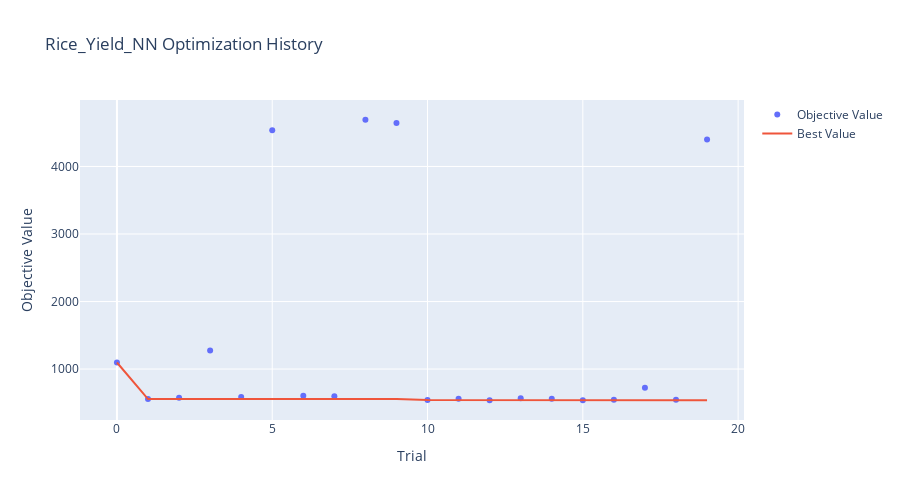
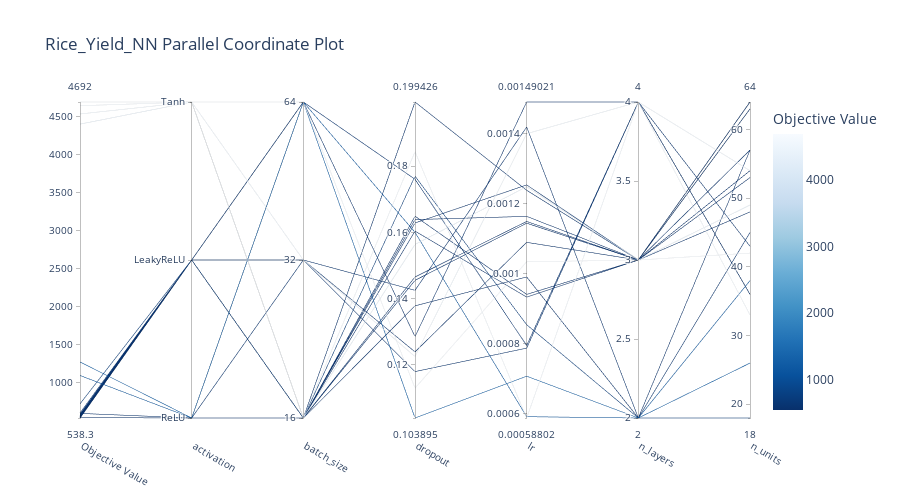
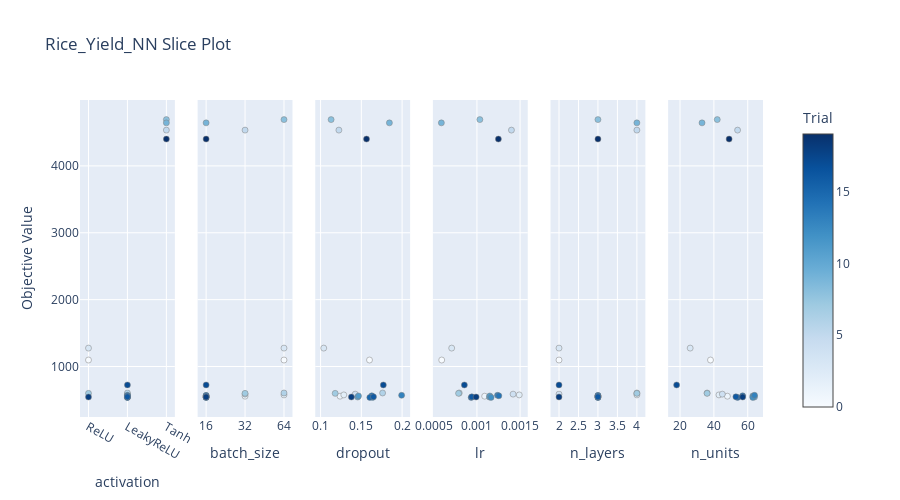
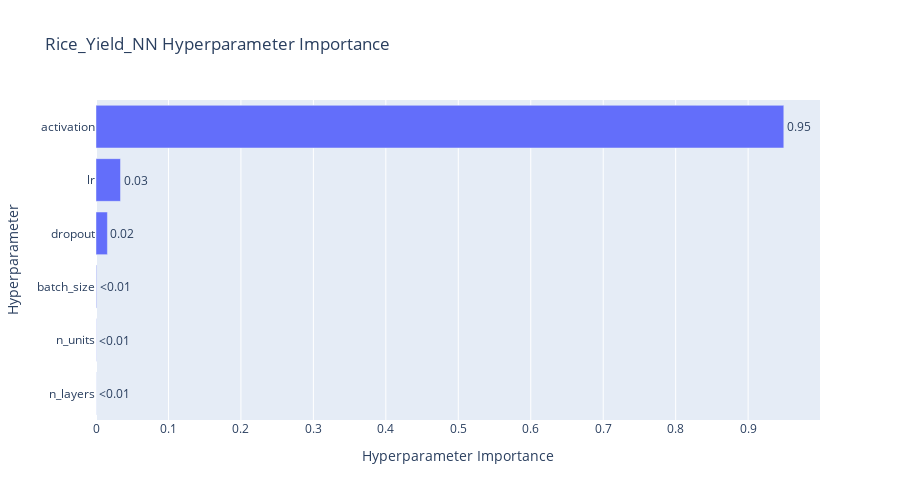

Notebook code cell kept with these figures, in order:
### Markdown cell above
### 6. Visualizing Optimization
We generate charts to understand the tuning process. These visual tools show us which specific settings had the biggest impact on reducing the model's error.

### Code cell
# --- OPTUNA VISUALIZATIONS ---
name = f"{CHOSEN_CROP.capitalize()}_Yield_NN"

# 1. Optimization History
fig = plot_optimization_history(study)
fig.update_layout(title=f'{name} Optimization History', width=900, height=500)
fig.show()

# 2. Parallel Coordinate (Hyperparameter Relationships)
fig = plot_parallel_coordinate(study)
fig.update_layout(title=f'{name} Parallel Coordinate Plot', width=900, height=500)
fig.show()

# 3. Slice Plot (Individual Parameter impact)
fig = plot_slice(study)
fig.update_layout(title=f'{name} Slice Plot', width=900, height=500)
fig.show()

# 4. Parameter Importance
try:
    fig = plot_param_importances(study)
    fig.update_layout(title=f'{name} Hyperparameter Importance', width=900, height=500)
    fig.show()
except (ValueError, RuntimeError) as e:
    print(f'Could not plot parameter importance: {e}')

### Figure 1 — Plotly figure (JSON) as saved in the notebook; plotly's stock layout.template omitted (floating-point values rounded to 4 significant figures)
{"data": [{"mode": "markers", "name": "Objective Value", "type": "scatter", "x": [0, 1, 2, 3, 4, 5, 6, 7, 8, 9, 10, 11, 12, 13, 14, 15, 16, 17, 18, 19], "y": [1097.0, 556.4, 575.7, 1275.0, 587.1, 4535.0, 604.2, 598.6, 4692.0, 4643.0, 543.6, 560.1, 538.7, 569.6, 561.9, 538.3, 546.4, 724.3, 544.1, 4401.0]}, {"mode": "lines", "name": "Best Value", "type": "scatter", "x": [0, 1, 2, 3, 4, 5, 6, 7, 8, 9, 10, 11, 12, 13, 14, 15, 16, 17, 18, 19], "y": [1097.0, 556.4, 556.4, 556.4, 556.4, 556.4, 556.4, 556.4, 556.4, 556.4, 543.6, 543.6, 538.7, 538.7, 538.7, 538.3, 538.3, 538.3, 538.3, 538.3]}, {"marker": {"color": "#cccccc"}, "mode": "markers", "name": "Infeasible Trial", "showlegend": false, "type": "scatter", "x": [], "y": []}], "layout": {"height": 500, "title": {"text": "Rice_Yield_NN Optimization History"}, "width": 900, "xaxis": {"title": {"text": "Trial"}}, "yaxis": {"title": {"text": "Objective Value"}}}}

### Figure 2 — Plotly figure (JSON) as saved in the notebook; plotly's stock layout.template omitted (floating-point values rounded to 4 significant figures)
{"data": [{"dimensions": [{"label": "Objective Value", "range": [538.3, 4692.0], "values": [4643.0, 543.6, 560.1, 538.7, 569.6, 561.9, 538.3, 546.4, 724.3, 544.1, 4401.0, 556.4, 587.1, 4535.0, 598.6, 1097.0, 575.7, 1275.0, 604.2, 4692.0]}, {"label": "activation", "range": [0, 2], "ticktext": ["ReLU", "LeakyReLU", "Tanh"], "tickvals": [0, 1, 2], "values": [2, 1, 1, 1, 1, 1, 1, 1, 1, 0, 2, 1, 1, 2, 0, 0, 1, 0, 1, 2]}, {"label": "batch_size", "range": [0, 2], "ticktext": ["16", "32", "64"], "tickvals": [0, 1, 2], "values": [0, 0, 0, 0, 0, 0, 0, 0, 0, 0, 0, 1, 1, 1, 1, 2, 2, 2, 2, 2]}, {"label": "dropout", "range": [0.1039, 0.1994], "values": [0.1844, 0.1455, 0.1465, 0.1639, 0.1994, 0.1629, 0.1604, 0.1649, 0.177, 0.1378, 0.1564, 0.1239, 0.1425, 0.1225, 0.1179, 0.16, 0.1285, 0.1039, 0.1761, 0.1129]}, {"label": "lr", "range": [0.000588, 0.00149], "values": [0.000588, 0.001144, 0.001149, 0.001164, 0.001238, 0.001253, 0.0009333, 0.0009409, 0.0008545, 0.0009907, 0.001248, 0.001089, 0.001419, 0.0014, 0.0007875, 0.0005918, 0.00149, 0.0007074, 0.000795, 0.001034]}, {"label": "n_layers", "range": [2, 4], "values": [4, 3, 3, 3, 3, 3, 3, 3, 2, 2, 3, 3, 2, 4, 4, 2, 4, 2, 4, 3]}, {"label": "n_units", "range": [18, 64], "values": [33, 64, 63, 63, 64, 57, 54, 53, 18, 57, 49, 48, 45, 54, 36, 38, 43, 26, 36, 42]}], "labelangle": 30, "labelside": "bottom", "line": {"color": [4643.0, 543.6, 560.1, 538.7, 569.6, 561.9, 538.3, 546.4, 724.3, 544.1, 4401.0, 556.4, 587.1, 4535.0, 598.6, 1097.0, 575.7, 1275.0, 604.2, 4692.0], "colorbar": {"title": {"text": "Objective Value"}}, "colorscale": [[0, "rgb(247,251,255)"], [0.125, "rgb(222,235,247)"], [0.25, "rgb(198,219,239)"], [0.375, "rgb(158,202,225)"], [0.5, "rgb(107,174,214)"], [0.625, "rgb(66,146,198)"], [0.75, "rgb(33,113,181)"], [0.875, "rgb(8,81,156)"], [1, "rgb(8,48,107)"]], "reversescale": true, "showscale": true}, "type": "parcoords"}], "layout": {"height": 500, "title": {"text": "Rice_Yield_NN Parallel Coordinate Plot"}, "width": 900}}

### Figure 3 — Plotly figure (JSON) as saved in the notebook; plotly's stock layout.template omitted (floating-point values rounded to 4 significant figures)
{"data": [{"marker": {"color": [0, 1, 2, 3, 4, 5, 6, 7, 8, 9, 10, 11, 12, 13, 14, 15, 16, 17, 18, 19], "colorbar": {"title": {"text": "Trial"}, "x": 1, "xpad": 40}, "colorscale": [[0, "rgb(247,251,255)"], [0.125, "rgb(222,235,247)"], [0.25, "rgb(198,219,239)"], [0.375, "rgb(158,202,225)"], [0.5, "rgb(107,174,214)"], [0.625, "rgb(66,146,198)"], [0.75, "rgb(33,113,181)"], [0.875, "rgb(8,81,156)"], [1, "rgb(8,48,107)"]], "line": {"color": "Grey", "width": 0.5}, "showscale": true}, "mode": "markers", "name": "Feasible Trial", "showlegend": false, "type": "scatter", "x": ["ReLU", "LeakyReLU", "LeakyReLU", "ReLU", "LeakyReLU", "Tanh", "LeakyReLU", "ReLU", "Tanh", "Tanh", "LeakyReLU", "LeakyReLU", "LeakyReLU", "LeakyReLU", "LeakyReLU", "LeakyReLU", "LeakyReLU", "LeakyReLU", "ReLU", "Tanh"], "xaxis": "x", "y": [1097.0, 556.4, 575.7, 1275.0, 587.1, 4535.0, 604.2, 598.6, 4692.0, 4643.0, 543.6, 560.1, 538.7, 569.6, 561.9, 538.3, 546.4, 724.3, 544.1, 4401.0], "yaxis": "y"}, {"marker": {"color": [0, 1, 2, 3, 4, 5, 6, 7, 8, 9, 10, 11, 12, 13, 14, 15, 16, 17, 18, 19], "colorbar": {"title": {"text": "Trial"}, "x": 1, "xpad": 40}, "colorscale": [[0, "rgb(247,251,255)"], [0.125, "rgb(222,235,247)"], [0.25, "rgb(198,219,239)"], [0.375, "rgb(158,202,225)"], [0.5, "rgb(107,174,214)"], [0.625, "rgb(66,146,198)"], [0.75, "rgb(33,113,181)"], [0.875, "rgb(8,81,156)"], [1, "rgb(8,48,107)"]], "line": {"color": "Grey", "width": 0.5}, "showscale": false}, "mode": "markers", "name": "Feasible Trial", "showlegend": false, "type": "scatter", "x": [64, 32, 64, 64, 32, 32, 64, 32, 64, 16, 16, 16, 16, 16, 16, 16, 16, 16, 16, 16], "xaxis": "x2", "y": [1097.0, 556.4, 575.7, 1275.0, 587.1, 4535.0, 604.2, 598.6, 4692.0, 4643.0, 543.6, 560.1, 538.7, 569.6, 561.9, 538.3, 546.4, 724.3, 544.1, 4401.0], "yaxis": "y2"}, {"marker": {"color": [0, 1, 2, 3, 4, 5, 6, 7, 8, 9, 10, 11, 12, 13, 14, 15, 16, 17, 18, 19], "colorbar": {"title": {"text": "Trial"}, "x": 1, "xpad": 40}, "colorscale": [[0, "rgb(247,251,255)"], [0.125, "rgb(222,235,247)"], [0.25, "rgb(198,219,239)"], [0.375, "rgb(158,202,225)"], [0.5, "rgb(107,174,214)"], [0.625, "rgb(66,146,198)"], [0.75, "rgb(33,113,181)"], [0.875, "rgb(8,81,156)"], [1, "rgb(8,48,107)"]], "line": {"color": "Grey", "width": 0.5}, "showscale": false}, "mode": "markers", "name": "Feasible Trial", "showlegend": false, "type": "scatter", "x": [0.16, 0.1239, 0.1285, 0.1039, 0.1425, 0.1225, 0.1761, 0.1179, 0.1129, 0.1844, 0.1455, 0.1465, 0.1639, 0.1994, 0.1629, 0.1604, 0.1649, 0.177, 0.1378, 0.1564], "xaxis": "x3", "y": [1097.0, 556.4, 575.7, 1275.0, 587.1, 4535.0, 604.2, 598.6, 4692.0, 4643.0, 543.6, 560.1, 538.7, 569.6, 561.9, 538.3, 546.4, 724.3, 544.1, 4401.0], "yaxis": "y3"}, {"marker": {"color": [0, 1, 2, 3, 4, 5, 6, 7, 8, 9, 10, 11, 12, 13, 14, 15, 16, 17, 18, 19], "colorbar": {"title": {"text": "Trial"}, "x": 1, "xpad": 40}, "colorscale": [[0, "rgb(247,251,255)"], [0.125, "rgb(222,235,247)"], [0.25, "rgb(198,219,239)"], [0.375, "rgb(158,202,225)"], [0.5, "rgb(107,174,214)"], [0.625, "rgb(66,146,198)"], [0.75, "rgb(33,113,181)"], [0.875, "rgb(8,81,156)"], [1, "rgb(8,48,107)"]], "line": {"color": "Grey", "width": 0.5}, "showscale": false}, "mode": "markers", "name": "Feasible Trial", "showlegend": false, "type": "scatter", "x": [0.0005918, 0.001089, 0.00149, 0.0007074, 0.001419, 0.0014, 0.000795, 0.0007875, 0.001034, 0.000588, 0.001144, 0.001149, 0.001164, 0.001238, 0.001253, 0.0009333, 0.0009409, 0.0008545, 0.0009907, 0.001248], "xaxis": "x4", "y": [1097.0, 556.4, 575.7, 1275.0, 587.1, 4535.0, 604.2, 598.6, 4692.0, 4643.0, 543.6, 560.1, 538.7, 569.6, 561.9, 538.3, 546.4, 724.3, 544.1, 4401.0], "yaxis": "y4"}, {"marker": {"color": [0, 1, 2, 3, 4, 5, 6, 7, 8, 9, 10, 11, 12, 13, 14, 15, 16, 17, 18, 19], "colorbar": {"title": {"text": "Trial"}, "x": 1, "xpad": 40}, "colorscale": [[0, "rgb(247,251,255)"], [0.125, "rgb(222,235,247)"], [0.25, "rgb(198,219,239)"], [0.375, "rgb(158,202,225)"], [0.5, "rgb(107,174,214)"], [0.625, "rgb(66,146,198)"], [0.75, "rgb(33,113,181)"], [0.875, "rgb(8,81,156)"], [1, "rgb(8,48,107)"]], "line": {"color": "Grey", "width": 0.5}, "showscale": false}, "mode": "markers", "name": "Feasible Trial", "showlegend": false, "type": "scatter", "x": [2, 3, 4, 2, 2, 4, 4, 4, 3, 4, 3, 3, 3, 3, 3, 3, 3, 2, 2, 3], "xaxis": "x5", "y": [1097.0, 556.4, 575.7, 1275.0, 587.1, 4535.0, 604.2, 598.6, 4692.0, 4643.0, 543.6, 560.1, 538.7, 569.6, 561.9, 538.3, 546.4, 724.3, 544.1, 4401.0], "yaxis": "y5"}, {"marker": {"color": [0, 1, 2, 3, 4, 5, 6, 7, 8, 9, 10, 11, 12, 13, 14, 15, 16, 17, 18, 19], "colorbar": {"title": {"text": "Trial"}, "x": 1, "xpad": 40}, "colorscale": [[0, "rgb(247,251,255)"], [0.125, "rgb(222,235,247)"], [0.25, "rgb(198,219,239)"], [0.375, "rgb(158,202,225)"], [0.5, "rgb(107,174,214)"], [0.625, "rgb(66,146,198)"], [0.75, "rgb(33,113,181)"], [0.875, "rgb(8,81,156)"], [1, "rgb(8,48,107)"]], "line": {"color": "Grey", "width": 0.5}, "showscale": false}, "mode": "markers", "name": "Feasible Trial", "showlegend": false, "type": "scatter", "x": [38, 48, 43, 26, 45, 54, 36, 36, 42, 33, 64, 63, 63, 64, 57, 54, 53, 18, 57, 49], "xaxis": "x6", "y": [1097.0, 556.4, 575.7, 1275.0, 587.1, 4535.0, 604.2, 598.6, 4692.0, 4643.0, 543.6, 560.1, 538.7, 569.6, 561.9, 538.3, 546.4, 724.3, 544.1, 4401.0], "yaxis": "y6"}], "layout": {"height": 500, "title": {"text": "Rice_Yield_NN Slice Plot"}, "width": 900, "xaxis": {"anchor": "y", "categoryarray": ["ReLU", "LeakyReLU", "Tanh"], "categoryorder": "array", "domain": [0, 0.1389], "title": {"text": "activation"}, "type": "category"}, "xaxis2": {"anchor": "y2", "categoryarray": [16, 32, 64], "categoryorder": "array", "domain": [0.1722, 0.3111], "title": {"text": "batch_size"}, "type": "category"}, "xaxis3": {"anchor": "y3", "domain": [0.3444, 0.4833], "title": {"text": "dropout"}}, "xaxis4": {"anchor": "y4", "domain": [0.5167, 0.6556], "title": {"text": "lr"}}, "xaxis5": {"anchor": "y5", "domain": [0.6889, 0.8278], "title": {"text": "n_layers"}}, "xaxis6": {"anchor": "y6", "domain": [0.8611, 1], "title": {"text": "n_units"}}, "yaxis": {"anchor": "x", "domain": [0, 1], "title": {"text": "Objective Value"}}, "yaxis2": {"anchor": "x2", "domain": [0, 1], "matches": "y", "showticklabels": false}, "yaxis3": {"anchor": "x3", "domain": [0, 1], "matches": "y", "showticklabels": false}, "yaxis4": {"anchor": "x4", "domain": [0, 1], "matches": "y", "showticklabels": false}, "yaxis5": {"anchor": "x5", "domain": [0, 1], "matches": "y", "showticklabels": false}, "yaxis6": {"anchor": "x6", "domain": [0, 1], "matches": "y", "showticklabels": false}}}

### Figure 4 — Plotly figure (JSON) as saved in the notebook; plotly's stock layout.template omitted (floating-point values rounded to 4 significant figures)
{"data": [{"cliponaxis": false, "hovertemplate": ["n_layers (IntDistribution): 0.00015360518771256358<extra></extra>", "n_units (IntDistribution): 0.00026765567133271994<extra></extra>", "batch_size (CategoricalDistribution): 0.0007559026115325467<extra></extra>", "dropout (FloatDistribution): 0.015751751527636523<extra></extra>", "lr (FloatDistribution): 0.03383267950707996<extra></extra>", "activation (CategoricalDistribution): 0.9492384054947055<extra></extra>"], "name": "Objective Value", "orientation": "h", "text": ["<0.01", "<0.01", "<0.01", "0.02", "0.03", "0.95"], "textposition": "outside", "type": "bar", "x": [0.0001536, 0.0002677, 0.0007559, 0.01575, 0.03383, 0.9492], "y": ["n_layers", "n_units", "batch_size", "dropout", "lr", "activation"]}], "layout": {"height": 500, "title": {"text": "Rice_Yield_NN Hyperparameter Importance"}, "width": 900, "xaxis": {"title": {"text": "Hyperparameter Importance"}}, "yaxis": {"title": {"text": "Hyperparameter"}}}}
